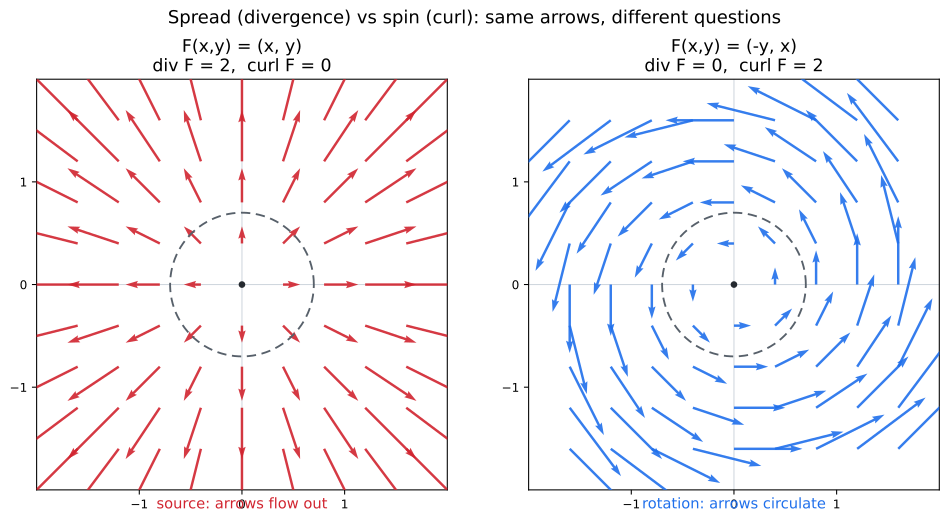

This chart was generated by the following Python code:
#!/usr/bin/env python3
"""Static figure for 10강 3기 07강 — separating "spread" (divergence) from "spin"
(curl) on the two recurring example vector fields (lecture §10, also §4/§7):

    F(x,y) = (x, y)    pure source, div F = 2, curl F = 0
    F(x,y) = (-y, x)   pure rotation, div F = 0, curl F = 2

Renders next to itself as an SVG embedded by the note.

Reproduce:  uv run --with matplotlib --with numpy python divergence-vs-curl-fields-03-season-07-10.py
"""
from pathlib import Path
import numpy as np
import matplotlib.pyplot as plt

OUT = Path(__file__).with_suffix(".svg")

# sample grid
g = np.linspace(-1.6, 1.6, 9)
X, Y = np.meshgrid(g, g)

# the two example fields from the note
fields = [
    ("F(x,y) = (x, y)", X, Y, "div F = 2,  curl F = 0", "source: arrows flow out", "#d1242f"),
    ("F(x,y) = (-y, x)", -Y, X, "div F = 0,  curl F = 2", "rotation: arrows circulate", "#1f6feb"),
]

fig, axes = plt.subplots(1, 2, figsize=(10.4, 5.2))

# verify the divergence / curl numerically (finite-difference on a fine grid)
def div_curl(fx, fy):
    h = 1e-4
    dFx_dx = (fx(X + h, Y) - fx(X - h, Y)) / (2 * h)
    dFy_dy = (fy(X, Y + h) - fy(X, Y - h)) / (2 * h)
    dFy_dx = (fy(X + h, Y) - fy(X - h, Y)) / (2 * h)
    dFx_dy = (fx(X, Y + h) - fx(X, Y - h)) / (2 * h)
    return (dFx_dx + dFy_dy), (dFy_dx - dFx_dy)

checks = [
    div_curl(lambda x, y: x, lambda x, y: y),
    div_curl(lambda x, y: -y, lambda x, y: x),
]

for ax, (title, U, V, tag, sub, color), (dv, cl) in zip(axes, fields, checks):
    ax.quiver(X, Y, U, V, color=color, angles="xy", scale_units="xy",
              scale=2.4, width=0.006, alpha=0.9, zorder=3)

    # a small test disk at the origin to read the local behaviour
    th = np.linspace(0, 2 * np.pi, 200)
    r = 0.7
    ax.plot(r * np.cos(th), r * np.sin(th), color="#57606a", lw=1.4,
            ls=(0, (5, 3)), zorder=4)
    ax.scatter([0], [0], s=16, color="#24292f", zorder=5)

    ax.set_title(f"{title}\n{tag}", fontsize=13)
    ax.text(0, -2.18, sub, ha="center", fontsize=11, color=color)
    ax.set_xlim(-2.0, 2.0)
    ax.set_ylim(-2.0, 2.0)
    ax.set_aspect("equal")
    ax.axhline(0, color="#d0d7de", lw=0.8, zorder=0)
    ax.axvline(0, color="#d0d7de", lw=0.8, zorder=0)
    ax.set_xticks([-1, 0, 1])
    ax.set_yticks([-1, 0, 1])
    ax.tick_params(labelsize=9)

fig.suptitle("Spread (divergence) vs spin (curl): same arrows, different questions",
             fontsize=13.5, y=1.0)
fig.tight_layout()
fig.savefig(OUT, format="svg", bbox_inches="tight")

# print the numeric verification
print(f"wrote {OUT}")
print(f"  (x,y):  div={checks[0][0].mean():.3f}  curl={checks[0][1].mean():.3f}  (expect 2, 0)")
print(f"  (-y,x): div={checks[1][0].mean():.3f}  curl={checks[1][1].mean():.3f}  (expect 0, 2)")
